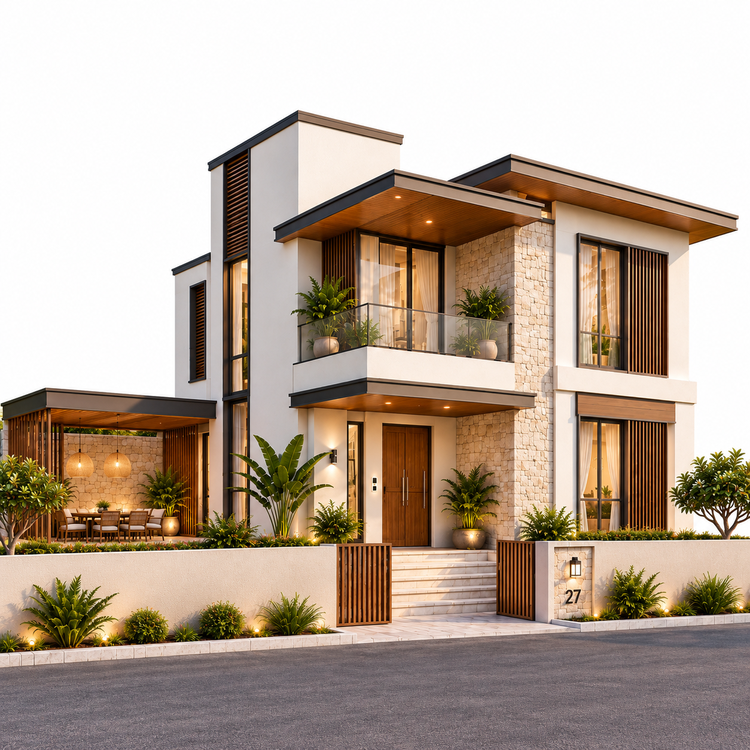
#> input picture dist-projects-app/villa 1.png, 750 x 750 px, shrunk from 1254 x 1254 before the run, found by its file name
$ python remove_bg.py
#> lines starting #> are read from the running program, lines starting #| are printed output that depends on the picture
from PIL import Image

def remove_black_bg(input_path, output_path):
#> called with input_path = 'public/villa 1.png', output_path = 'public/villa 1 cutout.png'
    try:
        img = Image.open(input_path)
#> img is the input picture: PIL image 750x750 RGB; mean R, G, B 182.6, 166, 151.4
        img = img.convert("RGBA")
#> img: PIL image 750x750 RGBA
        datas = img.getdata()

        new_data = []
        for item in datas:
            # Chroma key for pure black or very dark black
            if item[0] < 10 and item[1] < 10 and item[2] < 10:
                new_data.append((0, 0, 0, 0))
            else:
                new_data.append(item)
#> this loop made 562500 passes
#> item on passes 1 to 3: (254, 253, 253, 255), (254, 254, 253, 255), (253, 254, 253, 255)
#> after the loop, new_data = 562500 items

        img.putdata(new_data)
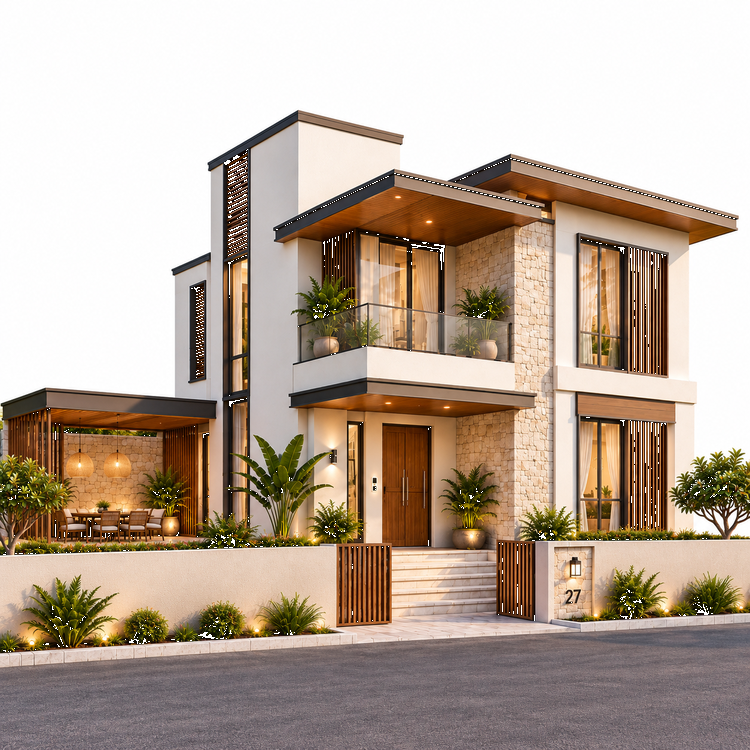
#> img: PIL image 750x750 RGBA; mean R, G, B, A 182.6, 166, 151.4, 253.5; transparent parts drawn white
        img.save(output_path, "PNG")
        print(f"Processed {input_path}")
    except Exception as e:
        print(f"Error processing {input_path}: {e}")

remove_black_bg("public/villa 1.png", "public/villa 1 cutout.png")
remove_black_bg("public/villa 2.png", "public/villa 2 cutout.png")

$ run again, with dist-projects-app/villa 3 cutout.png copied over dist-projects-app/villa 1.png
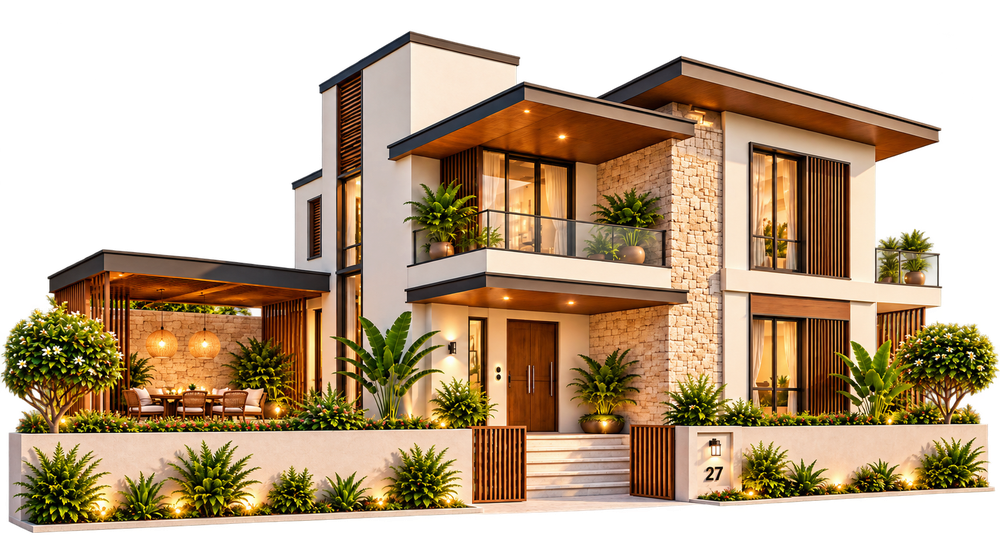
#> input picture dist-projects-app/villa 3 cutout.png, 1000 x 541 px, shrunk from 1705 x 923 before the run, found by its file name
#> in remove_black_bg, img is the input picture: PIL image 1000x541 RGBA; mean R, G, B, A 104.5, 82.3, 55, 163.7
#> after the loop in remove_black_bg, `for item in datas:`: new_data = 541000 items
#> in remove_black_bg, `img.putdata(new_data)`:
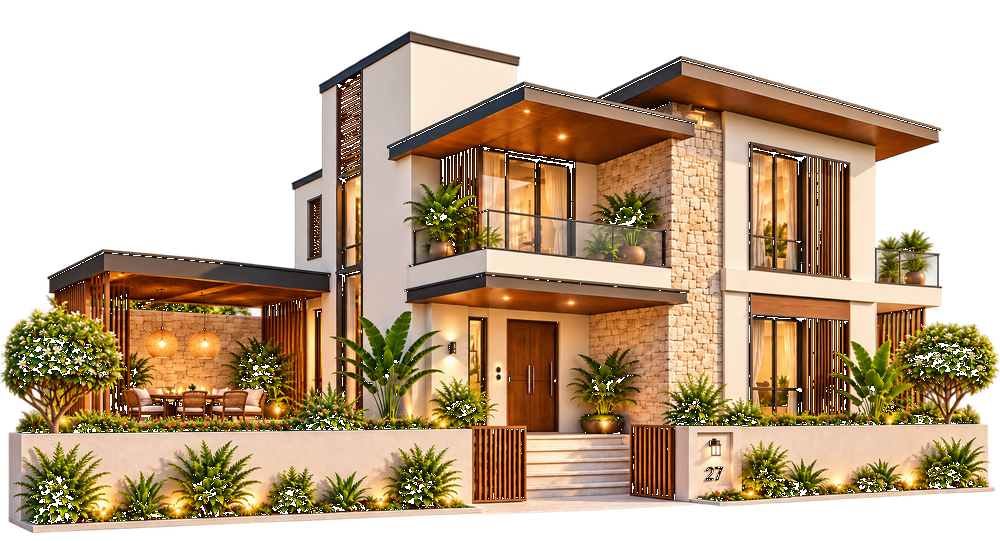
#> img: PIL image 1000x541 RGBA; mean R, G, B, A 104.5, 82.3, 55, 159.8; transparent parts drawn white

$ run again, with dist-projects-app/Classic.png copied over dist-projects-app/villa 1.png
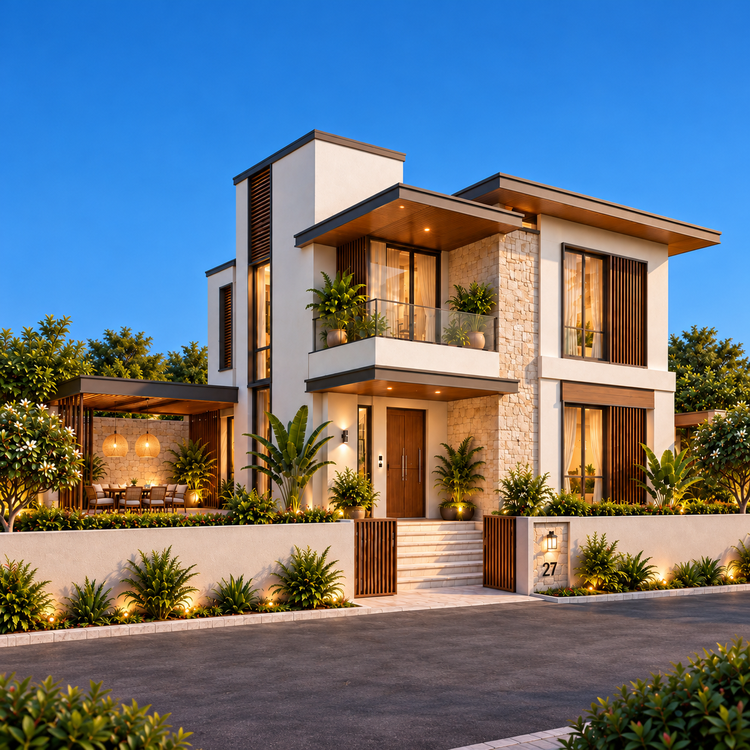
#> input picture dist-projects-app/Classic.png, 750 x 750 px, shrunk from 1254 x 1254 before the run, found by its file name
#> in remove_black_bg, img is the input picture: PIL image 750x750 RGB; mean R, G, B 105.1, 116.4, 128
#> the loop in remove_black_bg, `for item in datas:` made 562500 passes
#> item on passes 1 to 3: (25, 109, 202, 255), (23, 110, 207, 255), (21, 110, 207, 255)
#> after the loop in remove_black_bg, `for item in datas:`: new_data = 562500 items
#> in remove_black_bg, `img.putdata(new_data)`:
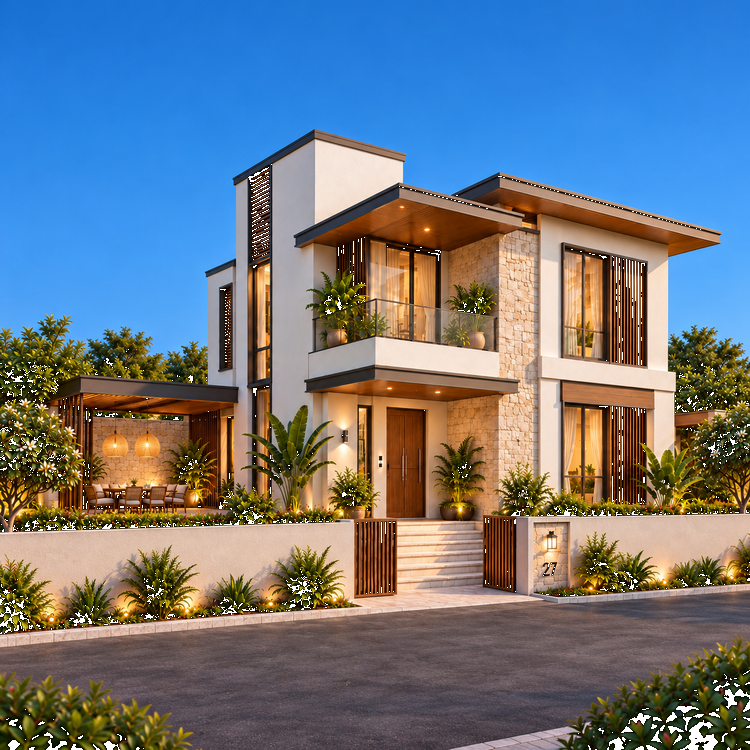
#> img: PIL image 750x750 RGBA; mean R, G, B, A 105, 116.3, 128, 251.8; transparent parts drawn white

$ run again, with dist-projects-app/Golden Hour Garden Tennis Match.png copied over dist-projects-app/villa 1.png
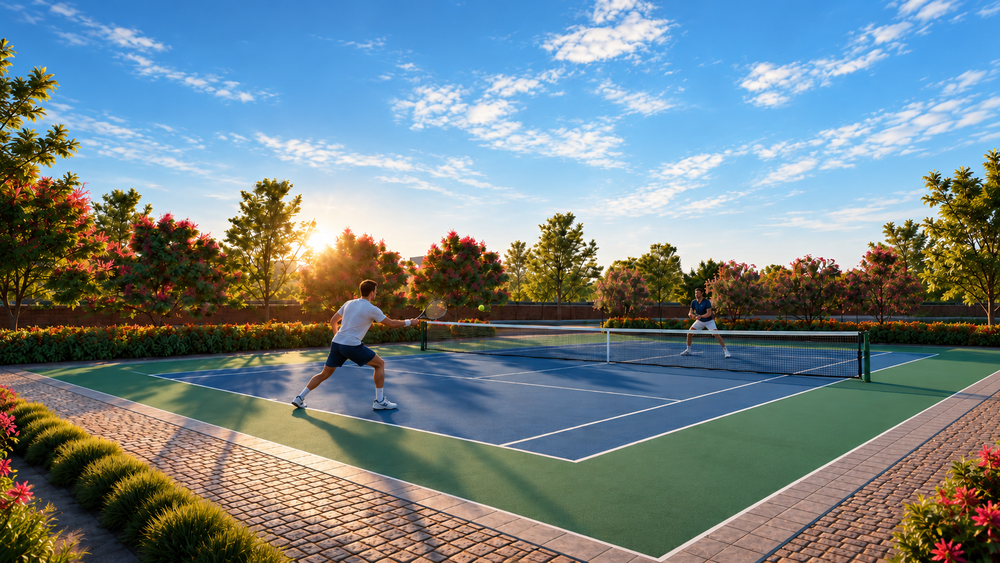
#> input picture dist-projects-app/Golden Hour Garden Tennis Match.png, 1000 x 563 px, shrunk from 1672 x 941 before the run, found by its file name
#> in remove_black_bg, img is the input picture: PIL image 1000x563 RGB; mean R, G, B 116.1, 132.1, 136.4
#> the loop in remove_black_bg, `for item in datas:` made 563000 passes
#> item on passes 1 to 3: (59, 128, 198, 255), (56, 129, 202, 255), (55, 127, 204, 255)
#> after the loop in remove_black_bg, `for item in datas:`: new_data = 563000 items
#> in remove_black_bg, `img.putdata(new_data)`:
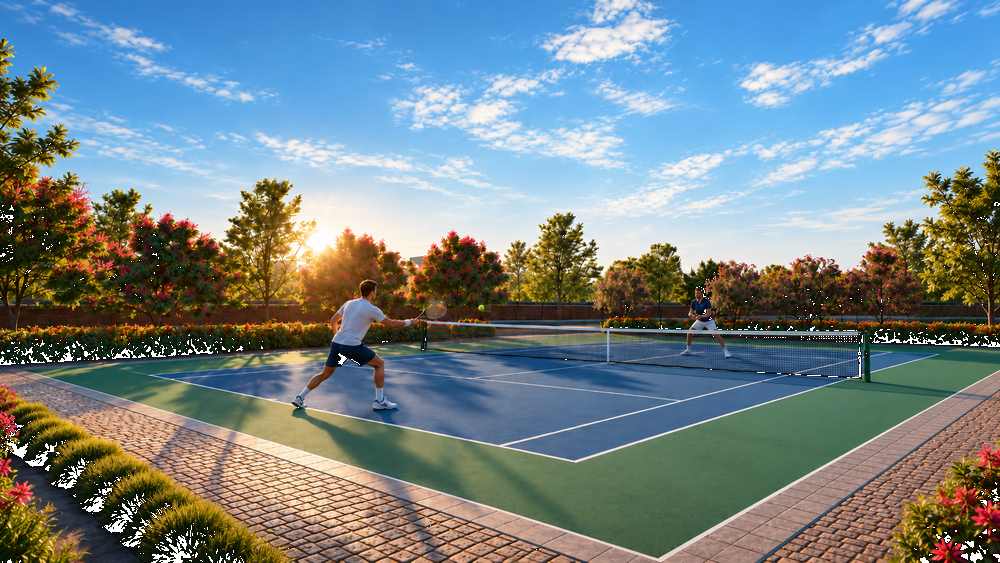
#> img: PIL image 1000x563 RGBA; mean R, G, B, A 116.1, 132, 136.4, 252.8; transparent parts drawn white
